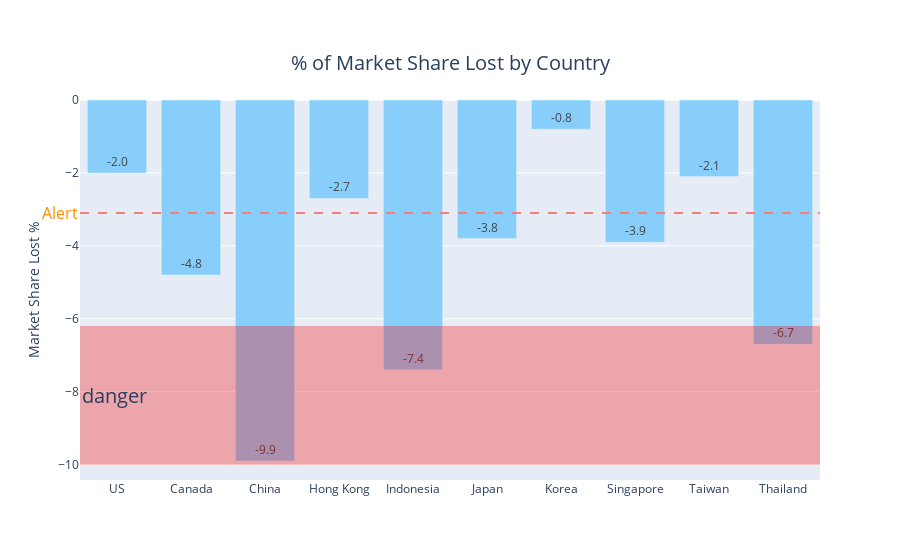

The notebook cell saved with this chart:
### Code cell
fig = go.Figure(data=[go.Bar(
            x=MS_diff['Country'], y=MS_diff['% of Market Share Change'],
            text=MS_diff['% of Market Share Change'],
            textposition='inside',
            marker_color='lightskyblue')])

fig.add_hline(y=-3.1, line_dash='dash', line_color='lightcoral',
              annotation_text="Alert",
              annotation_position='left',
              annotation_font_size=16,
              annotation_font_color='darkorange')

fig.add_hrect(y0=-6.2, y1=-10, line_width=0, fillcolor='red', opacity=0.3,
              annotation_text="danger",
              annotation_position='left',
              annotation_font_size=20)

fig.update_layout(title={'text': "% of Market Share Lost by Country",
                         'x':0.5,
                         'y':0.9,
                         'xanchor': 'center',
                         'yanchor': 'top'}, 
                  title_font_size=20,
                  yaxis_title="Market Share Lost %")
# Save interative plot
# fig.write_html("ms_diff.html")
fig.show()

### Figure 1 — Plotly figure (JSON) as saved in the notebook; plotly's stock layout.template omitted (floating-point values rounded to 4 significant figures)
{"data": [{"marker": {"color": "lightskyblue"}, "text": ["-2.0", "-4.8", "-9.9", "-2.7", "-7.4", "-3.8", "-0.8", "-3.9", "-2.1", "-6.7"], "textposition": "inside", "type": "bar", "x": ["US", "Canada", "China", "Hong Kong", "Indonesia", "Japan", "Korea", "Singapore", "Taiwan", "Thailand"], "y": [-2, -4.8, -9.9, -2.7, -7.4, -3.8, -0.8, -3.9, -2.1, -6.7]}], "layout": {"annotations": [{"font": {"color": "darkorange", "size": 16}, "showarrow": false, "text": "Alert", "x": 0, "xanchor": "right", "xref": "x domain", "y": -3.1, "yanchor": "middle", "yref": "y"}, {"font": {"size": 20}, "showarrow": false, "text": "danger", "x": 0, "xanchor": "left", "xref": "x domain", "y": -8.1, "yanchor": "middle", "yref": "y"}], "shapes": [{"line": {"color": "lightcoral", "dash": "dash"}, "type": "line", "x0": 0, "x1": 1, "xref": "x domain", "y0": -3.1, "y1": -3.1, "yref": "y"}, {"fillcolor": "red", "line": {"width": 0}, "opacity": 0.3, "type": "rect", "x0": 0, "x1": 1, "xref": "x domain", "y0": -6.2, "y1": -10, "yref": "y"}], "title": {"font": {"size": 20}, "text": "% of Market Share Lost by Country", "x": 0.5, "xanchor": "center", "y": 0.9, "yanchor": "top"}, "yaxis": {"title": {"text": "Market Share Lost %"}}}}
